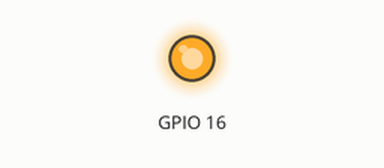
Simulated run of this sketch. Board: ESP8266 (NodeMCU). Parts: output pins drawn as LEDs (lit = HIGH). WiFi joins after 1.5 s; servers stay silent unless stated; what the sketch prints to the serial monitor is not drawn.

Above: at 2.5 s.
At 7.3 s:
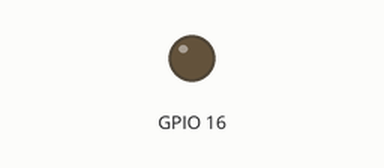
Timing chart, 0 to 9.4 s (numbered marks = the images above):
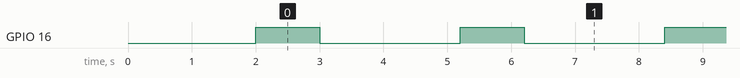

The sketch:

MASTER_NODEMCU.ino
```cpp
#include <Wire.h>
//HTTP REQUEST
#include <ESP8266WiFi.h>
#include <ESP8266HTTPClient.h>
#include <ArduinoJson.h>

const char* ssid = ""; //Your WiFi Name
const char* password = ""; //Your Wifi Password

void setup() {
  Serial.begin(115200);
  WiFi.begin(ssid, password);
  Wire.begin(5, 4); /* join i2c bus with SDA=D1 and SCL=D2 of NodeMCU */

  pinMode(16, OUTPUT);


  while (WiFi.status() != WL_CONNECTED) {

    delay(1000);
    Serial.println("Connecting..");

  }
}

void loop() {
 digitalWrite(16, HIGH);
  delay(1000);
  digitalWrite(16, LOW);
  delay(1000);

   if (WiFi.status() == WL_CONNECTED) {

    HTTPClient http;

    WiFiClient client;
    http.begin(client,"https://xxxx.id/xxxx.php"); //Get JSON API
    int httpCode = http.GET();

    if (httpCode > 0) {
       Wire.requestFrom(8, 1); /* request & read data of size 13 from slave */
       while(Wire.available()){
       byte c = Wire.read();
       Serial.println(c);
    }

      char json[500];
      String payload = http.getString();
      payload.toCharArray(json, 500);
      StaticJsonDocument<200> doc;
      deserializeJson(doc, json);
       //Parsing
      byte id_mesin = doc[0];
      Serial.println(id_mesin);

       byte data = id_mesin;
       Wire.beginTransmission(8); /* begin with device address 8 */
       Wire.write(data);          /* sends hello string */
       Wire.endTransmission();    /* stop transmitting */

 Serial.println();
 delay(1000);
    }
    http.end();
  }
  delay(1000);
}
```

Measured:
- by itself, GPIO 16: alternates HIGH for 1.0 s and LOW for 2.2 s
